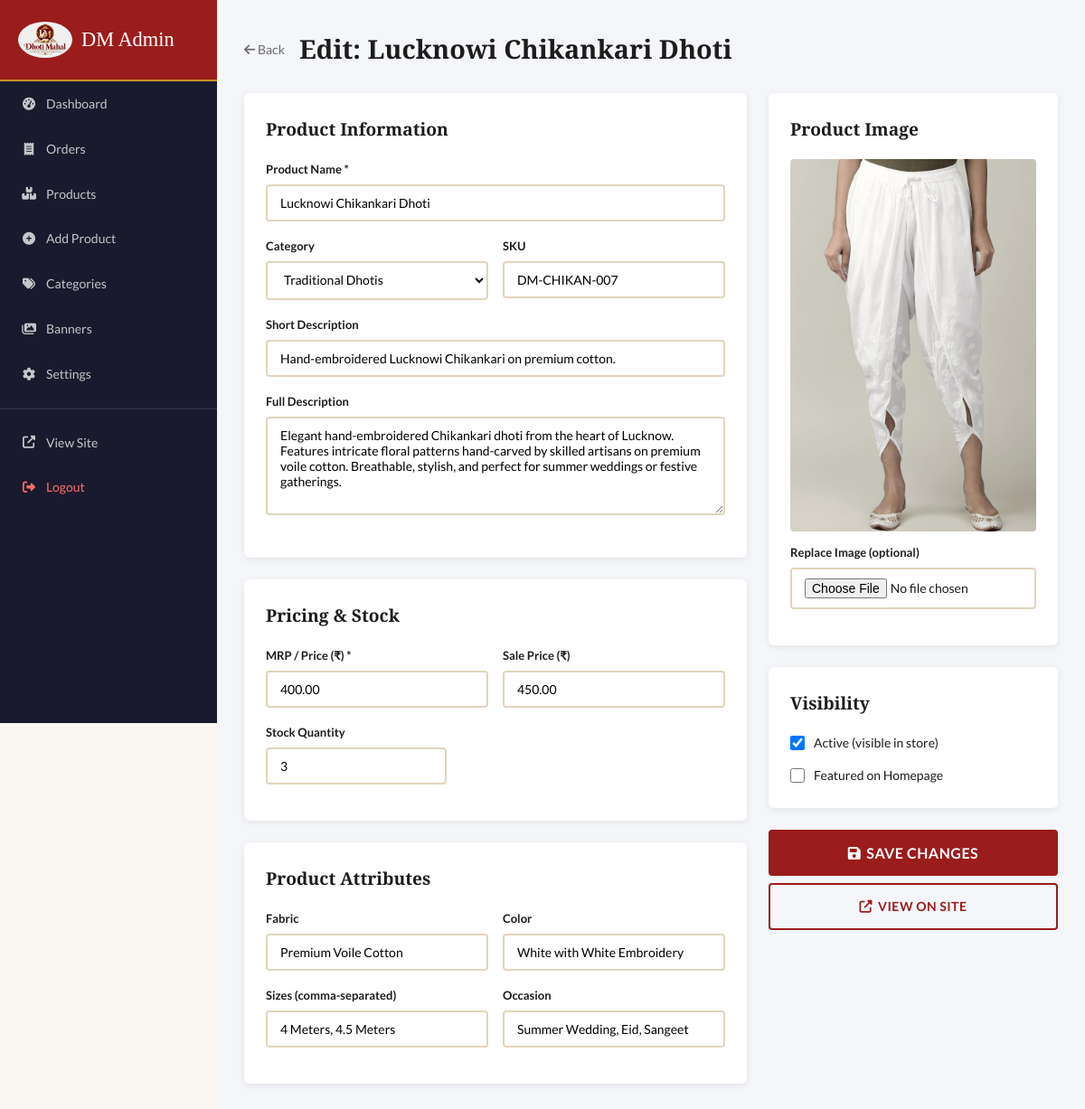
Screenshot of /admin/product-edit.php?id=9 (signed in) with the database file from the repository.
### tables this page shows
CREATE TABLE `products` (
  `id` int(11) NOT NULL AUTO_INCREMENT,
  `category_id` int(11) NOT NULL,
  `name` varchar(200) NOT NULL,
  `slug` varchar(220) NOT NULL,
  `description` text DEFAULT NULL,
  `short_description` varchar(500) DEFAULT NULL,
  `price` decimal(10,2) NOT NULL,
  `sale_price` decimal(10,2) DEFAULT NULL,
  `sku` varchar(100) DEFAULT NULL,
  `stock` int(11) DEFAULT 0,
  `fabric` varchar(100) DEFAULT NULL,
  `color` varchar(100) DEFAULT NULL,
  `size` varchar(200) DEFAULT NULL,
  `occasion` varchar(150) DEFAULT NULL,
  `image` varchar(255) DEFAULT NULL,
  `gallery` text DEFAULT NULL,
  `is_featured` tinyint(1) DEFAULT 0,
  `is_active` tinyint(1) DEFAULT 1,
  `created_at` timestamp NOT NULL DEFAULT current_timestamp(),
  `updated_at` timestamp NOT NULL DEFAULT current_timestamp() ON UPDATE current_timestamp(),
  PRIMARY KEY (`id`),
  UNIQUE KEY `slug` (`slug`),
  KEY `idx_products_stock` (`stock`),
  KEY `fk_products_category` (`category_id`),
  CONSTRAINT `fk_products_category` FOREIGN KEY (`category_id`) REFERENCES `categories` (`id`) ON DELETE CASCADE,
  CONSTRAINT `products_ibfk_1` FOREIGN KEY (`category_id`) REFERENCES `categories` (`id`) ON DELETE CASCADE,
  CONSTRAINT `chk_stock_non_negative` CHECK (`stock` >= 0)
);

CREATE TABLE `categories` (
  `id` int(11) NOT NULL AUTO_INCREMENT,
  `name` varchar(100) NOT NULL,
  `slug` varchar(120) NOT NULL,
  `description` text DEFAULT NULL,
  `image` varchar(255) DEFAULT NULL,
  `is_active` tinyint(1) DEFAULT 1,
  `sort_order` int(11) DEFAULT 0,
  `created_at` timestamp NOT NULL DEFAULT current_timestamp(),
  PRIMARY KEY (`id`),
  UNIQUE KEY `slug` (`slug`)
);

### includes/functions.php (called while the page is built, shortened)
<?php
function sanitize(string $input): string
{
    return htmlspecialchars(trim($input), ENT_QUOTES, 'UTF-8');
}
function getCategories(bool $activeOnly = true): array
{
    $db = getDB();
    $sql = "SELECT * FROM categories";
    $sql .= " ORDER BY sort_order ASC, name ASC";
    return $db->query($sql)->fetchAll();
}
function productImage(string $image = '', string $size = 'medium'): string
{
    if ($image && file_exists(UPLOAD_PATH . 'products/' . $image)) {
        return UPLOAD_URL . 'products/' . $image;
    }
    return BASE_URL . 'assets/images/no-image.svg';
}

### admin/product-edit.php (the view, shortened to what this page needs)
<?php
require_once __DIR__ . '/partials/header.php';
$db  = getDB();
$pid = (int)($_GET['id'] ?? 0);
$product = $db->prepare("SELECT * FROM products WHERE id=?");
$product->execute([$pid]);
$product = $product->fetch();
$categories = getCategories(false);
?>
<div style="display:flex;align-items:center;gap:16px;margin-bottom:24px;">
    <a href="<?= BASE_URL ?>admin/products.php" style="color:var(--muted);font-size:14px;"><i class="fas fa-arrow-left"></i> Back</a>
    <h1 style="margin:0;">Edit: <?= sanitize($product['name']) ?></h1>
</div>
<form method="POST" enctype="multipart/form-data">
<div style="display:grid;grid-template-columns:1fr 320px;gap:24px;">
    <div>
        <div class="admin-card">
            <h3>Product Information</h3>
            <div class="form-group">
                <label>Product Name *</label>
                <input type="text" name="name" value="<?= sanitize($product['name']) ?>" required>
            </div>
            <div class="form-row">
                <div class="form-group">
                    <label>Category</label>
                    <select name="category_id">
                        <?php foreach ($categories as $c): ?>
                            <option value="<?= $c['id'] ?>" <?= $product['category_id'] == $c['id'] ? 'selected' : '' ?>><?= sanitize($c['name']) ?></option>
                        <?php endforeach; ?>
                    </select>
                </div>
                <div class="form-group">
                    <label>SKU</label>
                    <input type="text" name="sku" value="<?= sanitize($product['sku'] ?? '') ?>">
                </div>
            </div>
            <div class="form-group">
                <label>Short Description</label>
                <input type="text" name="short_description" value="<?= sanitize($product['short_description'] ?? '') ?>">
            </div>
            <div class="form-group">
                <label>Full Description</label>
                <textarea name="description" rows="5"><?= sanitize($product['description'] ?? '') ?></textarea>
            </div>
        </div>
        <div class="admin-card">
            <h3>Pricing & Stock</h3>
            <div class="form-row">
                <div class="form-group">
                    <label>MRP / Price (₹) *</label>
                    <input type="number" name="price" value="<?= $product['price'] ?>" step="0.01" required>
                </div>
                <div class="form-group">
                    <label>Sale Price (₹)</label>
                    <input type="number" name="sale_price" value="<?= $product['sale_price'] ?? '' ?>" step="0.01" placeholder="Leave blank for no sale">
                </div>
            </div>
            <div class="form-group" style="max-width:200px;">
                <label>Stock Quantity</label>
                <input type="number" name="stock" value="<?= (int)$product['stock'] ?>" min="0">
            </div>
        </div>
        <div class="admin-card">
            <h3>Product Attributes</h3>
            <div class="form-row">
                <div class="form-group">
                    <label>Fabric</label>
                    <input type="text" name="fabric" value="<?= sanitize($product['fabric'] ?? '') ?>">
                </div>
                <div class="form-group">
                    <label>Color</label>
                    <input type="text" name="color" value="<?= sanitize($product['color'] ?? '') ?>">
                </div>
            </div>
            <div class="form-row">
                <div class="form-group">
                    <label>Sizes (comma-separated)</label>
                    <input type="text" name="size" value="<?= sanitize($product['size'] ?? '') ?>">
                </div>
                <div class="form-group">
                    <label>Occasion</label>
                    <input type="text" name="occasion" value="<?= sanitize($product['occasion'] ?? '') ?>">
                </div>
            </div>
        </div>
    </div>
    <div>
        <div class="admin-card">
            <h3>Product Image</h3>
            <?php if ($product['image']): ?>
                <img src="<?= productImage($product['image']) ?>" style="max-width:100%;border-radius:4px;margin-bottom:12px;" alt="Current image">
            <?php endif; ?>
            <div class="form-group">
                <label>Replace Image (optional)</label>
                <input type="file" name="image" id="productImage" accept="image/*">
            </div>
        </div>
        <div class="admin-card">
            <h3>Visibility</h3>
            <div style="display:flex;flex-direction:column;gap:12px;">
                <label style="display:flex;align-items:center;gap:10px;cursor:pointer;font-size:14px;">
                    <input type="checkbox" name="is_active" <?= $product['is_active'] ? 'checked' : '' ?> style="width:16px;height:16px;">
                    Active (visible in store)
                </label>
                <label style="display:flex;align-items:center;gap:10px;cursor:pointer;font-size:14px;">
                    <input type="checkbox" name="is_featured" <?= $product['is_featured'] ? 'checked' : '' ?> style="width:16px;height:16px;">
                    Featured on Homepage
                </label>
            </div>
        </div>
        <button type="submit" class="btn btn-primary btn-full" style="font-size:1rem;padding:14px;">
            <i class="fas fa-save"></i> Save Changes
        </button>
        <a href="<?= BASE_URL ?>pages/product.php?slug=<?= urlencode($product['slug']) ?>" target="_blank" class="btn btn-outline btn-full" style="margin-top:8px;">
            <i class="fas fa-external-link-alt"></i> View on Site
        </a>
    </div>
</div>
</form>
<?php require_once __DIR__ . '/partials/footer.php'; ?>

### assets/css/main.css (style rules this page uses)
:root { --crimson: #9b1c1c; --crimson-dk: #7a1515; --gold: #c9922a; --gold-lt: #e8b84b; --ivory: #faf7f0; --cream: #f5edd8; --charcoal: #1c1c1c; --muted: #6b6b6b; --border: #e2d5bb; --white: #ffffff; --shadow: 0 4px 24px rgba(0, 0, 0, 0.1); --shadow-sm: 0 2px 8px rgba(0, 0, 0, 0.08); --radius: 6px; --font-head: "Playfair Display", Georgia, serif; --font-body: "Lato", sans-serif; --transition: 0.25s ease; }
*, *::before, *::after { box-sizing: border-box; margin: 0; padding: 0; }
html { scroll-behavior: smooth; }
body { font-family: var(--font-body); font-size: 15px; line-height: 1.7; color: var(--charcoal); background: var(--ivory); }
a { color: var(--crimson); text-decoration: none; transition: color var(--transition); }
img { max-width: 100%; display: block; }
.btn { display: inline-flex; align-items: center; gap: 6px; padding: 12px 28px; border-radius: 4px; font-family: var(--font-body); font-size: 14px; font-weight: 700; letter-spacing: 0.5px; cursor: pointer; border: 2px solid transparent; transition: all var(--transition); text-transform: uppercase; }
.btn-primary { background: var(--crimson); color: var(--white); border-color: var(--crimson); }
.btn-outline { background: transparent; border-color: var(--crimson); color: var(--crimson); }
.btn-full { width: 100%; justify-content: center; }
.form-row { display: grid; grid-template-columns: 1fr 1fr; gap: 16px; }
.form-group { margin-bottom: 16px; }
.form-group label { font-size: 13px; font-weight: 700; display: block; margin-bottom: 6px; color: var(--charcoal); }
.form-group input, .form-group select, .form-group textarea { width: 100%; padding: 10px 14px; border: 2px solid var(--border); border-radius: 4px; font-family: var(--font-body); font-size: 14px; outline: none; transition: border-color var(--transition); background: var(--white); }
.admin-main h1 { font-family: var(--font-head); font-size: 1.8rem; color: var(--charcoal); margin-bottom: 24px; }
.admin-card { background: var(--white); border-radius: var(--radius); box-shadow: var(--shadow-sm); padding: 24px; margin-bottom: 24px; }
.admin-card h3 { font-family: var(--font-head); font-size: 1.2rem; margin-bottom: 16px; color: var(--charcoal); }

### rows the page displays
products: name "Lucknowi Chikankari Dhoti", category_id "Traditional Dhotis", sku "DM-CHIKAN-007", short_description "Hand-embroidered Lucknowi Chikankari on premium cotton.", description "Elegant hand-embroidered Chikankari dhoti from the heart of Lucknow. Features intricate floral patterns hand-carved by skilled artisans on premium voile cotton. Breathable, stylish, and perfect for summer weddings or festive gatherings.", price "400.00", sale_price "450.00", stock "3", fabric "Premium Voile Cotton", color "White with White Embroidery", size "4 Meters, 4.5 Meters", occasion "Summer Wedding, Eid, Sangeet", image (picture), is_active "☑"
